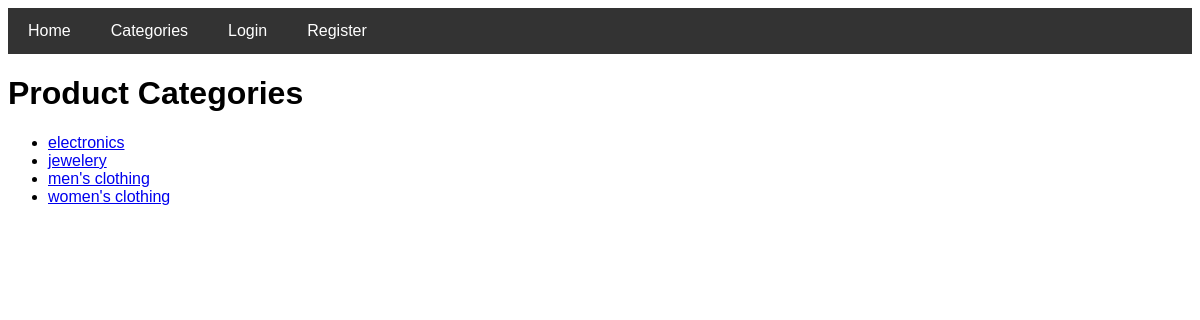
Page /store/categories/ on the committed database.
### store/models.py (models this page shows, shortened)
class ProductCategory(models.Model):
    title = models.CharField(max_length=100)

### store/views.py (the view)
# urls.py: path('categories/', category_list, name='category_list'),
def category_list(request):
    categories = ProductCategory.objects.all()
    return render(request, 'store/category_list.html', {'categories': categories})

### store/templates/store/category_list.html (shortened to what this page needs)
{% extends 'base.html' %}
{% block content %}
<!DOCTYPE html>
<html>
<head>
</head>
<body>
    <h1>Product Categories</h1>
    <ul>
        {% for category in categories %}
            <li><a href="{% url 'store:product_list' category.id %}">{{ category.title }}</a></li>
        {% empty %}
            <li>No categories available.</li>
        {% endfor %}
    </ul>
</body>
</html>
{% endblock %}

### templates/base.html (style rules this page uses)
body { font-family: Arial, sans-serif; }

### rows in the picture
ProductCategory: title "electronics"
ProductCategory: title "jewelery"
ProductCategory: title "men's clothing"
ProductCategory: title "women's clothing"
